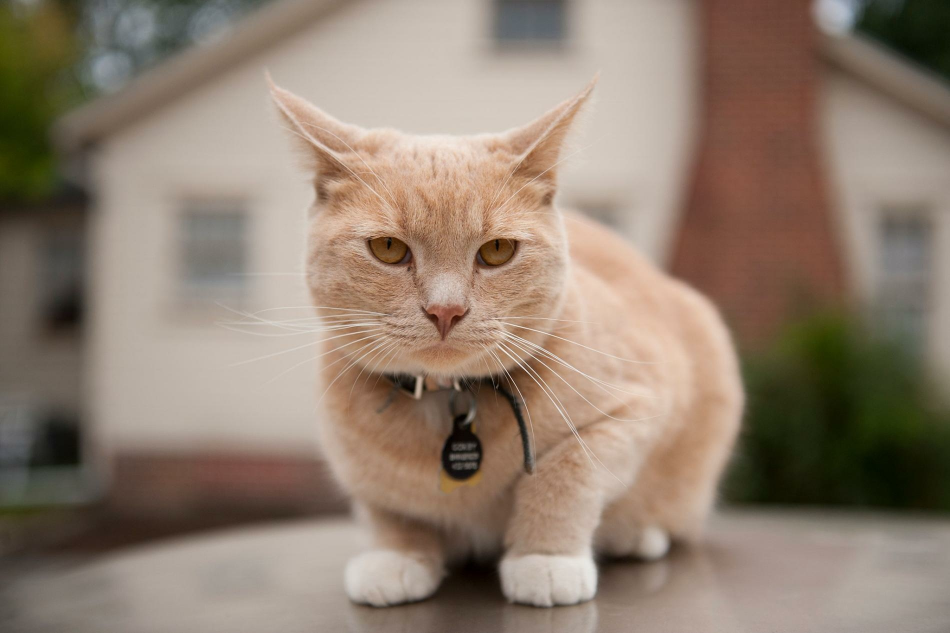
#> input picture 05 Convolution Neural NetWork/2. Classic CNN Model/2. AlexNet/2. AlexNet-Tensorflow/1. TFrecord/cat.jpg, 1900 x 1266 px, found by its file name (shown at 1/2 size)
$ jupyter execute --allow-errors 'DeepNeuralNetwork(Application).ipynb'
#> lines starting #> are read from the running program, lines starting #| are printed output that depends on the picture
# DeepNeuralNetwork(Application)

[cell 1]
import numpy as np
import matplotlib.pyplot as plt
import h5py

### 1 Load data

[cell 2]
def load_data():
    '''
    create train set and test set
    make sure you have .h5 file in your dataset

    Returns:
    -------
        train_set_x_orig: original train set shape is (209, 64, 64, 3)
        train_set_y_orig: original train label shape is (209,)
        test_set_x_orig: original test set shape is (50, 64, 64, 3)
        test_set_y_orig: original test label shape is (50,)
        classes: cat or non-cat.

    Note:
    ----
        (209, 64, 64, 3): 209 picture,64 width,64 height,3 channel.
    '''
    train_dataset = h5py.File('../data_set/train_catvnoncat.h5', "r")
    train_set_x_orig = np.array(train_dataset["train_set_x"][:]) # your train set features
    train_set_y_orig = np.array(train_dataset["train_set_y"][:]) # your train set labels

    test_dataset = h5py.File('../data_set/test_catvnoncat.h5', "r")
    test_set_x_orig = np.array(test_dataset["test_set_x"][:]) # your test set features
    test_set_y_orig = np.array(test_dataset["test_set_y"][:]) # your test set labels

    classes = np.array(test_dataset["list_classes"][:]) # the list of classes

    return train_set_x_orig, train_set_y_orig, test_set_x_orig, test_set_y_orig, classes

#> (a cell that did not finish here is left out)

[cell 4]
index = 0
#> (the rest of this cell did not finish here and is left out)

#### 1.1 Initialization data

我们需要将数据除以255以达到归一化的效果.

#> (a cell that did not finish here is left out)

### 2 Initialization parameters

初始化参数我们需要注意一下几点:

(1) 由于DNN下,我们的hidden layers是的层数可变的,所以我们只能使用循环将其初始化.

(2) 对于我们这个案例,我们使用以往的```np.random.randn```会产生梯度爆炸或者消失的问题,所以我们会使用$Xavier\;Initialization$来初始化.

(3) 我们需要将初始化的参数放入一个字典

```python
parameters = {}```

weigths shape:(units,inputs),bias shape:(units,1)

**Ps:**

这里的梯度消失或者梯度爆炸以及$Xavier\;Initialization$我们在后面会详细说明.

[cell 6]
# [19 lines left out: function initial_parameters, not called in this run]

我们选择的layers为$[n_x,20,7,5,1]$

#> (a cell that did not finish here is left out)

### 3 Create activate function

创建激活函数,隐藏层我们使用ReLu,输出层我们使用Sigmoid.

[cell 8]
def relu(Z):
    return np.maximum(0,Z)

[cell 9]
def sigmoid(Z):
    return 1./(1+np.exp(-Z))

### 4 Forward Propagation

构建向前传播我们需要注意以下几点

(1) 我们需要以for loop的形式将多个隐藏层的参数($W,b$)以及线性值$Z$和激活函数值$A$计算出来

```python
for l in range(1,L):
        W = parameters['W' + str(l)]
        b = parameters['b' + str(l)]
        Z = np.dot(W,A) + b
        ....```

(2) 因为我们使用for loop的形式,所以我们需要将$A$初始化为$X$以用来计算第一层的线行值$Z$.

(3) 我们的输出层是采用sigmoid函数,所以需要做判断如果是最后一层,那么将使用sigmoid作用线性值,否则使用ReLu作用线性值.

```python
if l == L-1:
    A = sigmoid(Z)
else:
    A = relu(Z)```

(4) 最后我们需要缓存各项$Z_i,A_i$以方便在backward Propagation的时候使用.

[cell 10]
# [27 lines left out: function forward, not called in this run]

我们调用此函数并查看各个维度是否正确,查看维度正确与否是非常重要的,如果维度不正确,那么在backward Propagation会产生很多问题.

#> (a cell that did not finish here is left out)

可以看到我们的各个层的维度都是正确的.

### 5 Compute Loss.

计算二分类的损失函数(binary entropy loss).

[cell 12]
# [15 lines left out: function compute_loss, not called in this run]

#> (a cell that did not finish here is left out)

可以看到初次计算的损失是非常大的

### 6 Backward Propagation

构建向后传播需要注意一下几点:

(1) 依然能需要使用for loop来一次性完成所有的BP.

(2) 我们的output layers的反向传播是区别于hidden layers的,所以我们需要做一个区分

```python
if l == L-1:
    d_parameters['dZ'+str(L-1)] = cache['A'+str(L-1)] - y```
因为我们的输出层是使用sigmoid函数,所以我这里就直接定义了输出层的$dZ$形式.

(2) 隐藏层部分都是一样的求导形式

```python
d_parameters['dZ'+str(l)] = np.multiply(d_parameters['dA'+str(l)],np.int64(cache['Z'+str(l)]> 0))
d_parameters['dW'+str(l)] = np.dot(d_parameters['dZ'+str(l)],cache['A'+str(l-1)].T)/m
d_parameters['db'+str(l)] = np.sum(d_parameters['dZ'+str(l)],axis=1,keepdims=True)/m```

(3) 当然,如果想尝试其他的activate function,这里的求导形式也需要改变

$dZ^{[l]} = dA^{[l]} * g^{[l]^{'}}(Z^{[l]})$

$dW^{[l]} = \frac{1}{m} dZ^{[l]} A^{[l-1]}$

$db^{[l]} =\frac{1}{m} np.sum(dZ^{[l]} ,axis = 1, keepdim = True)$

$dA^{[l-1]} = W^{[l]^{T}} dZ^{[l]}$

(4) 最后需要缓存求导后的结果,用于参数更新

**Ps:**

因为我们在BP的时候需要使用到FP中的$Z,A$,所以我们在Forward Propagation中才会去缓存$Z,A$

[cell 14]
# [31 lines left out: function backward, not called in this run]

我们需要确保参数的导数是和向前传播时的参数是一致的,这一点也是非常重要的.

#> (a cell that did not finish here is left out)

可以看到结果是一致的.

### 7 Optimizer

这里是有的优化器是Gradient Descent,使用for loop的形式统一更新参数.

[cell 16]
# [20 lines left out: function Update, not called in this run]

#> (a cell that did not finish here is left out)

可以看到相较于第一次的损失值是下降的.

### 8 DNN Build Model

那么我们将上面的函数步骤融合在一起就组成了我们最终的DNN Model

**Ps:**

因为我们在模型训练完毕之后需要计算正确率或者预测,那么就需要我们使用我们定义的forward 函数,而其函数需要的参数为(X,parameters,L),故我们也返回L.

[cell 18]
# [46 lines left out: function Model, not called in this run]

#> (a cell that did not finish here is left out)

可以看到模型的损失是逐渐降低的

### 9 score

我们来看看评分

[cell 20]
# [7 lines left out: function score, not called in this run]

#> (a cell that did not finish here is left out)

#> (a cell that did not finish here is left out)

可以看到,我们选择的超级参数:

layers:4

units:[20,7,5,1]

alpha: 0.0075

Iteration:2500

结果是可以接受的,当然你也可以尝试其他的层结构和超级参数,来查看是否有更好的结果.

## 10 Test with your own image
我们从网上来挑选一张图片来测试下

[cell 23]
from skimage import transform

[cell 24]
# [10 lines left out: function predict, not called in this run]

加载图片

[cell 25]
image_path = '../picture/cat.jpg'
image = plt.imread(image_path)
#> image is the input picture: shape (1266, 1900, 3); mean R, G, B 143.5, 126.8, 111.5

因为我们的训练样本是(64,64,3)的,所以我们需要将图片转换成一样的形式,当然在转换的过程中会丢失信息,我们将在后面进行阐述这方面的问题.

[cell 26]
image_resize = transform.resize(image,output_shape=(64,64))
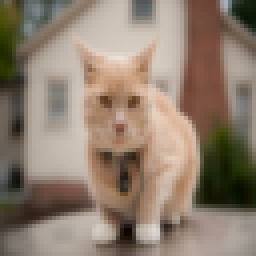
#> image_resize: shape (64, 64, 3) float64 (shown 4 times larger); mean R, G, B 0.563, 0.497, 0.437

[cell 27]
plt.subplot(1,2,1);plt.imshow(image);plt.title('Original');plt.xticks(());plt.yticks(())
plt.subplot(1,2,2);plt.imshow(image_resize);plt.title('resize');plt.xticks(());plt.yticks(())
plt.show()
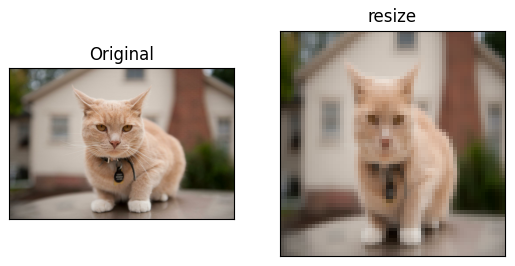
#> figure drawn by matplotlib, 2 panels

最后我们来预测一下结果

[cell 28]
test_X = image_resize.reshape(-1,1)
#> test_X = 12288 values, max 0.931 at index 2775, min 0.00082 at index 9203, mean 0.499
#> (the rest of this cell did not finish here and is left out)
